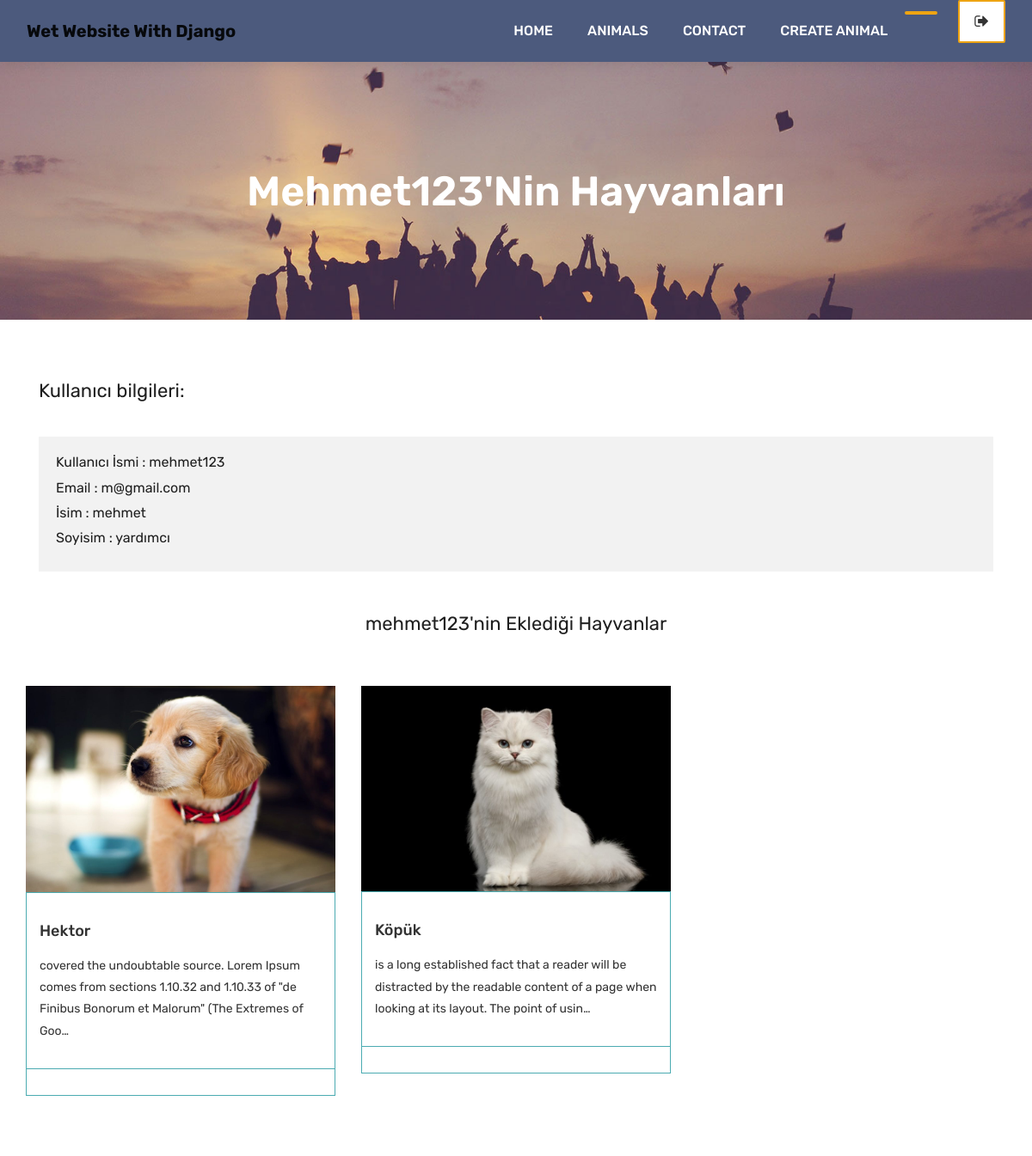
Screenshot of /accounts/owner/8 with the database file from the repository.
### animals/models.py (models this page shows, shortened)
class Animal(models.Model):
    owner = models.ForeignKey(User, on_delete=models.CASCADE, related_name='owner')
    type = models.ForeignKey(Type,on_delete=models.DO_NOTHING, related_name='type')
    genus = models.ForeignKey(Genus,on_delete=models.DO_NOTHING, blank=True, null=True)
    followers = models.ManyToManyField(User, blank=True, related_name='animal_follower')
    name = models.CharField(max_length=50)
    age = models.IntegerField()
    available = models.BooleanField(default=True)
    description = models.TextField(blank=True)
    image = models.ImageField(upload_to="animal/%Y/%m/%d/")
    created = models.DateTimeField(auto_now=True)

### accounts/views.py (the view)
# urls.py: path('owner/<int:pk>', OwnerDetailView.as_view(), name="user_detail"),
class OwnerDetailView(DetailView):
    model = User
    template_name= 'owner_detail.html'
    context_object_name = 'user'
    def get_context_data(self, **kwargs):
        context = super().get_context_data(**kwargs)
        context['animals'] = Animal.objects.filter(available = True, owner_id= self.kwargs['pk'])
        return context

### templates/owner_detail.html
{% extends 'partials/_base.html'%}
{% load static %}
{% block content %}
	<div class="all-title-box">
		<div class="container text-center">
			<h1>{{user.username}}'nin Hayvanları</span></h1>
		</div>
	</div>
    <div id="overviews" class="section wb">
        <div class="container">
            <div class="row">
                <div class="col-lg-12 blog-post-single">
					<h2>Kullanıcı bilgileri:</h2>
					<div class="blog-author">
						<div class="author-bio">
							<h5> Kullanıcı İsmi : {{user.username}}</h5>
							<h5> Email : {{user.email}}</h5>
							<h5> İsim : {{user.first_name}}</h5>
							<h5> Soyisim : {{user.last_name}}</h5>
						</div>
                </div>
            </div>
            <div class="row">
                <div class="col-lg-12">
                    <h2 class="text-center my-5">{{user.username}}'nin Eklediği Hayvanlar</h2>
                </div>
                {% for animal in animals %}
                <div class="col-lg-4 col-md-6 col-12">
                    <div class="course-item">
						<div class="image-blog">
							<a href="{% url 'animal_detail' animal.type.slug animal.id %}"> <img src="{{animal.image.url}}" alt="" class="img-fluid"></a>
						</div>
						<div class="course-br">
							<div class="course-title">
								<h2><a href="{% url 'animal_detail' animal.type.slug animal.id %}" title="">{{animal.name}}</a></h2>
							</div>
							<div class="course-desc">
								<p>{{animal.description | truncatechars:140}}</p>
							</div>
						</div>
						<div class="course-meta-bot">
						</div>
					</div>
                </div>
                {% endfor %}
            </div>
        </div>
    </div>
    {% endblock %}

### static/style.css (style rules this page uses)
body { color: #333333; font-size: 14px; font-family: 'Rubik', sans-serif; line-height: 1.80857; }
html, body { height: 100%; }
a { color: #1f1f1f; text-decoration: none !important; outline: none !important; -webkit-transition: all .3s ease-in-out; -moz-transition: all .3s ease-in-out; -ms-transition: all .3s ease-in-out; -o-transition: all .3s ease-in-out; transition: all .3s ease-in-out; }
h1, h2, h3, h4, h5, h6 { letter-spacing: 0; font-weight: normal; position: relative; padding: 0 0 10px 0; font-weight: normal; line-height: 120% !important; color: #1f1f1f; margin: 0 }
h1 { font-size: 24px }
h2 { font-size: 22px }
h5 { font-size: 14px }
h1 a, h2 a, h3 a, h4 a, h5 a, h6 a { color: #212121; text-decoration: none!important; opacity: 1 }
a { color: #1f1f1f; text-decoration: none; outline: none; }
a, .btn { text-decoration: none !important; outline: none !important; -webkit-transition: all .3s ease-in-out; -moz-transition: all .3s ease-in-out; -ms-transition: all .3s ease-in-out; -o-transition: all .3s ease-in-out; transition: all .3s ease-in-out; }
.section { display: block; position: relative; overflow: hidden; padding: 70px 0; }
.section.wb { background-color: #ffffff; }
.all-title-box { background: url(images/banner.jpg)no-repeat; -webkit-background-size: cover; -moz-background-size: cover; -o-background-size: cover; background-size: cover; background-position: center; min-height: 300px; }
.all-title-box h1 { color: #fff; font-weight: 600; text-transform: capitalize; padding-top: 11%; font-size: 48px; line-height: 0px; }
.image-blog img { padding: 0 !important; width: 100%; margin: 0 !important; opacity: 1; -ms-filter: "progid:DXImageTransform.Microsoft.Alpha(Opacity=100)"; -moz-opacity: 1; -khtml-opacity: 1; -webkit-transition: all 150ms ease-in-out; -moz-transition: all 150ms ease-in-out; -o-transition: all 150ms ease-in-out; -ms-transition: all 150ms ease-in-out; transition: all 150ms ease-in-out; }
.blog-author { background: #f2f2f2; overflow: hidden; position: relative; margin-top: 30px; }
.author-bio { display: block; float: left; padding: 20px; position: relative; width: 75%; }
.author-bio h5 { font-size: 16px; }
.course-item { background: #ffffff; }
.course-title > h2 { margin: 15px 0; padding: 0px; }
.course-title a { font-size: 18px; line-height: 25px; font-weight: 500; color: #333333; text-transform: capitalize; }
.course-br { border: 1px solid #4babb1; padding: 15px; }
.course-meta-bot { border: 1px solid #4babb1; border-top: 0px; padding: 15px; }

### rows the page displays
Animal: image (picture), name "Hektor", description "covered the undoubtable source. Lorem Ipsum comes from sections 1.10.32 and 1.10.33 of \"de Finibus Bonorum et Malorum\" (The Extremes of Goo…"
Animal: image (picture), name "Köpük", description "is a long established fact that a reader will be distracted by the readable content of a page when looking at its layout. The point of usin…"

### other values shown
{{ user.username }} "Mehmet123"
{{ user.username }} "mehmet123"
{{ user.email }} "m@gmail.com"
{{ user.first_name }} "mehmet"
{{ user.last_name }} "yardımcı"
